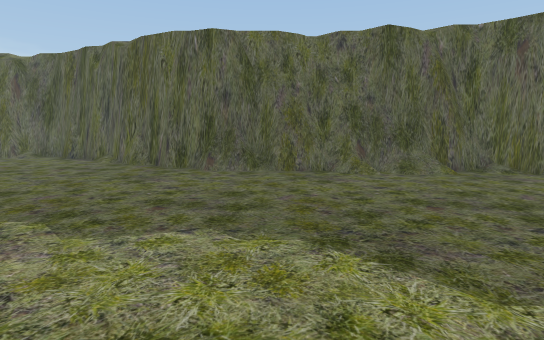
View 1 (above)

18 first-person views from a walk through a scene from a Unity 3-D project. The camera is 1.5 m above the floor, tilts 8° down and sees 80° across. The floor is counted in squares, 1 m on a side. Each view is taken from the middle of a square. On the plan, view 1 faces up. The plan holds only what a view shows up to about 15 squares ahead; the rest is blank. The place goes on beyond the plan. The player character is not drawn. Some animated figures are not drawn.

View 2
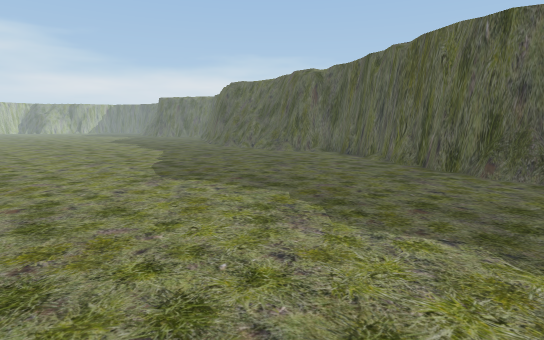

View 3
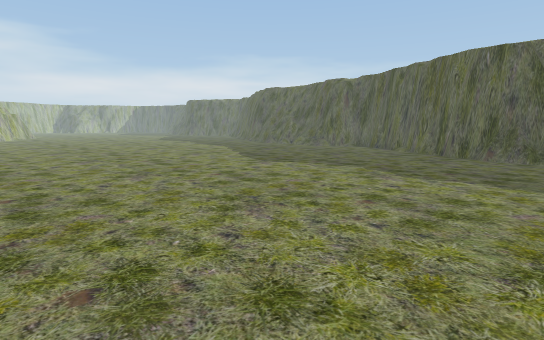

View 4
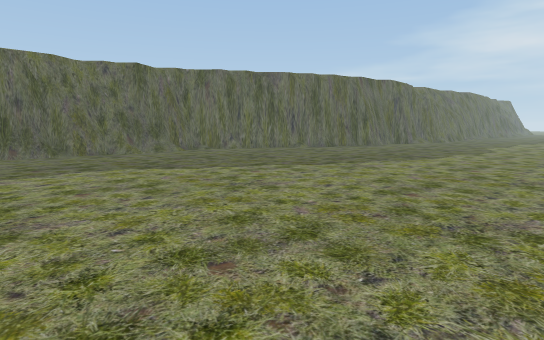

View 5
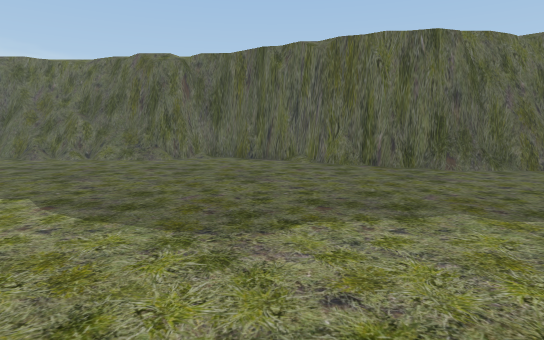

View 6
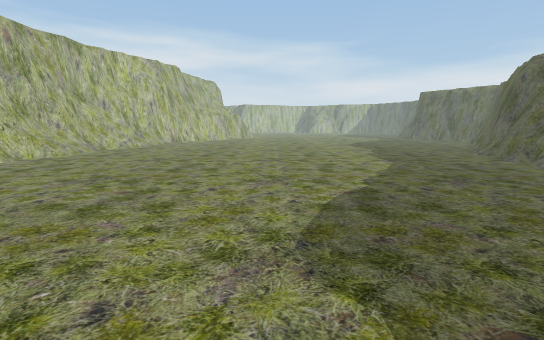

View 7
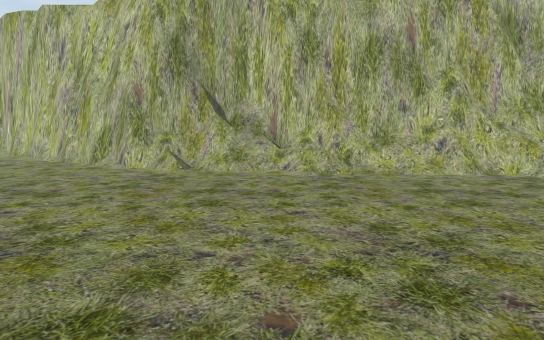

View 8
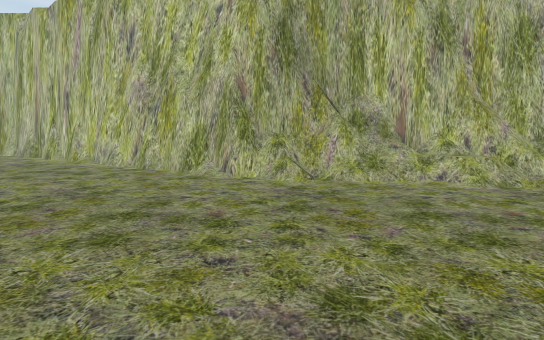

View 9
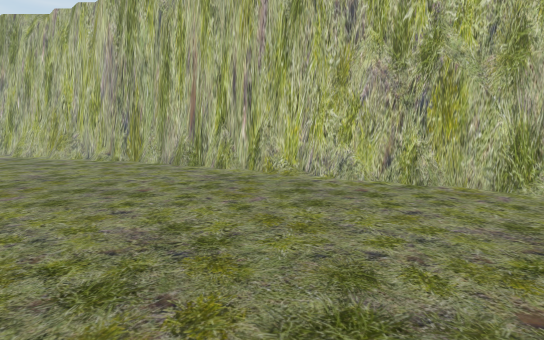

View 10
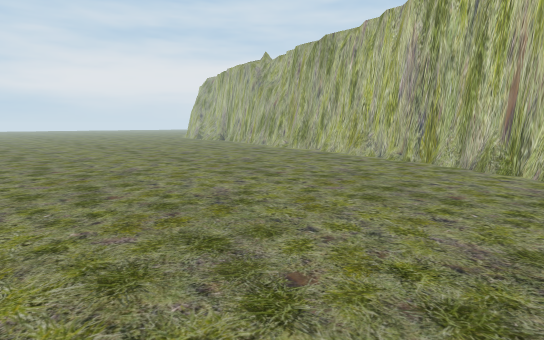

View 11
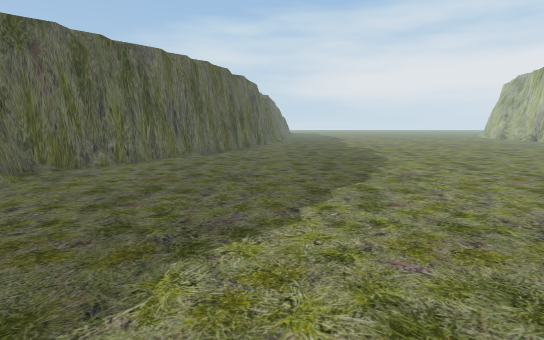

View 12
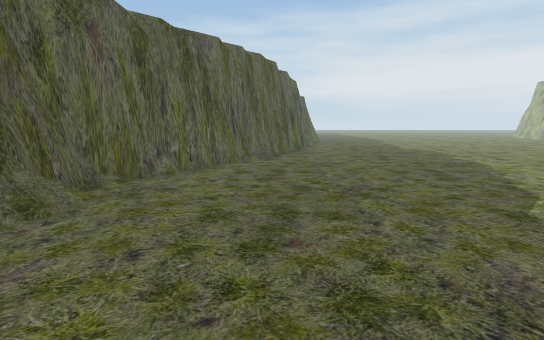

View 13
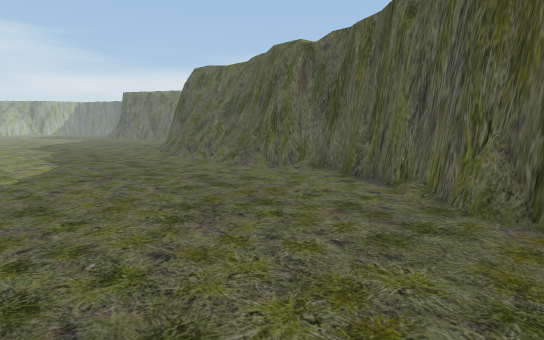

View 14
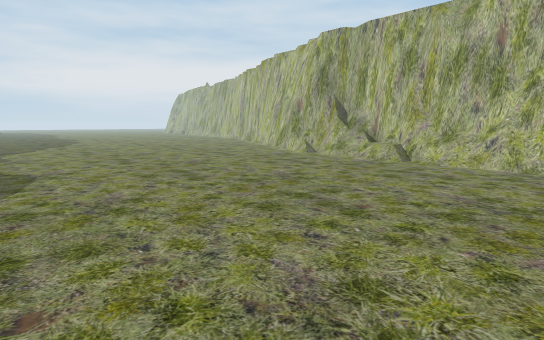

View 15
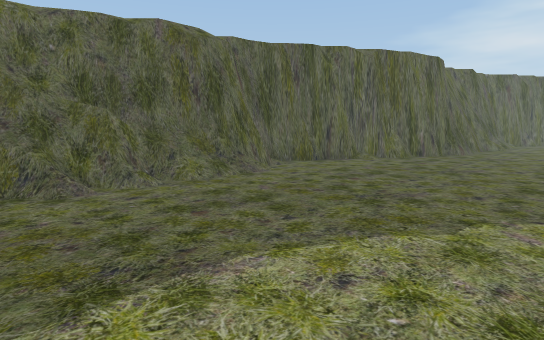

View 16
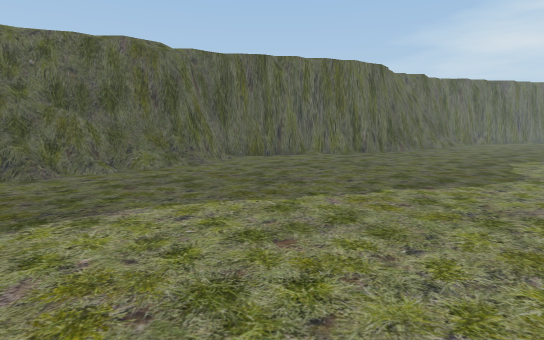

View 17
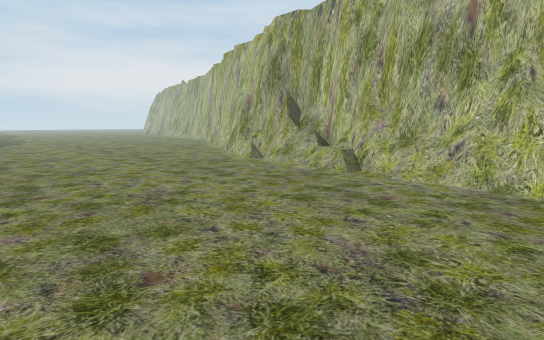

View 18
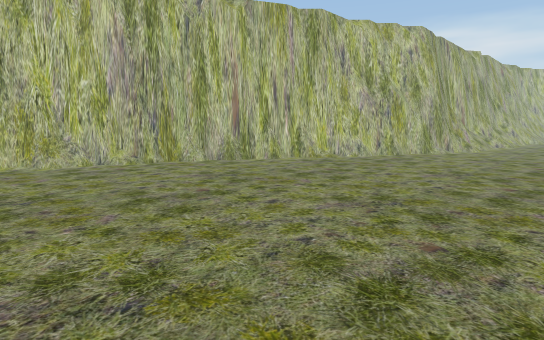

### Floor plan
Key: @ floor where view 1 was taken; # wall or solid block; . main floor; : floor 5 m higher than the main floor; / step, stairs or slope; = window, fence, low wall or low ledge; v drop or lower ground; O other object.
Columns run from 20 left of view 1 to 12 right of it. Each row starts with its distance up from view 1.
 18   /:
 17  vvvv:::/
 16 ######vvv v
 15 ####==######v/
 14 .//##///....##/
 13 .............###
 12 ...............###v#vvvvvvvv
 11 .................###########v
 10 ......................////..##v
  9 .............................##v
  8 ...............................##
  7 .................................
  6 .................................
  5 .................................
  4 .................................
  3 .................................
  2 .................................
  1 .................................
  0 ....................@............
 -1 .................................
 -2 .................................
 -3 .................................
 -4 .................................
 -5 .................................
 -6 .................................
 -7 ##=/////.........................
 -8 ###=/==#OO=/=....................
 -9   #######=######.................
-10         ##=   ###................
-11                 ###..............
-12                   ###............
-13                    ####.........
-14                       ##........
-15                        ###......
-16                          ####=...
-17                             ####=

Positions as (right, up) in squares from view 1, and headings:
1: (0, 0), facing up
2: (0, 0), facing up-left
3: (1, -5), facing up-left
4: (-4, -7), facing up-right
5: (-8, 0), facing up
6: (-5, 4), facing left
7: (-12, 3), facing down
8: (-8, 1), facing down
9: (0, -2), facing down
10: (1, -2), facing down-right
11: (-3, 3), facing right
12: (-1, 6), facing right
13: (-4, 6), facing up-left
14: (-20, 6), facing down-right
15: (-20, 6), facing up-right
16: (-20, 3), facing up-right
17: (-20, 2), facing down-right
18: (12, -3), facing down-left
